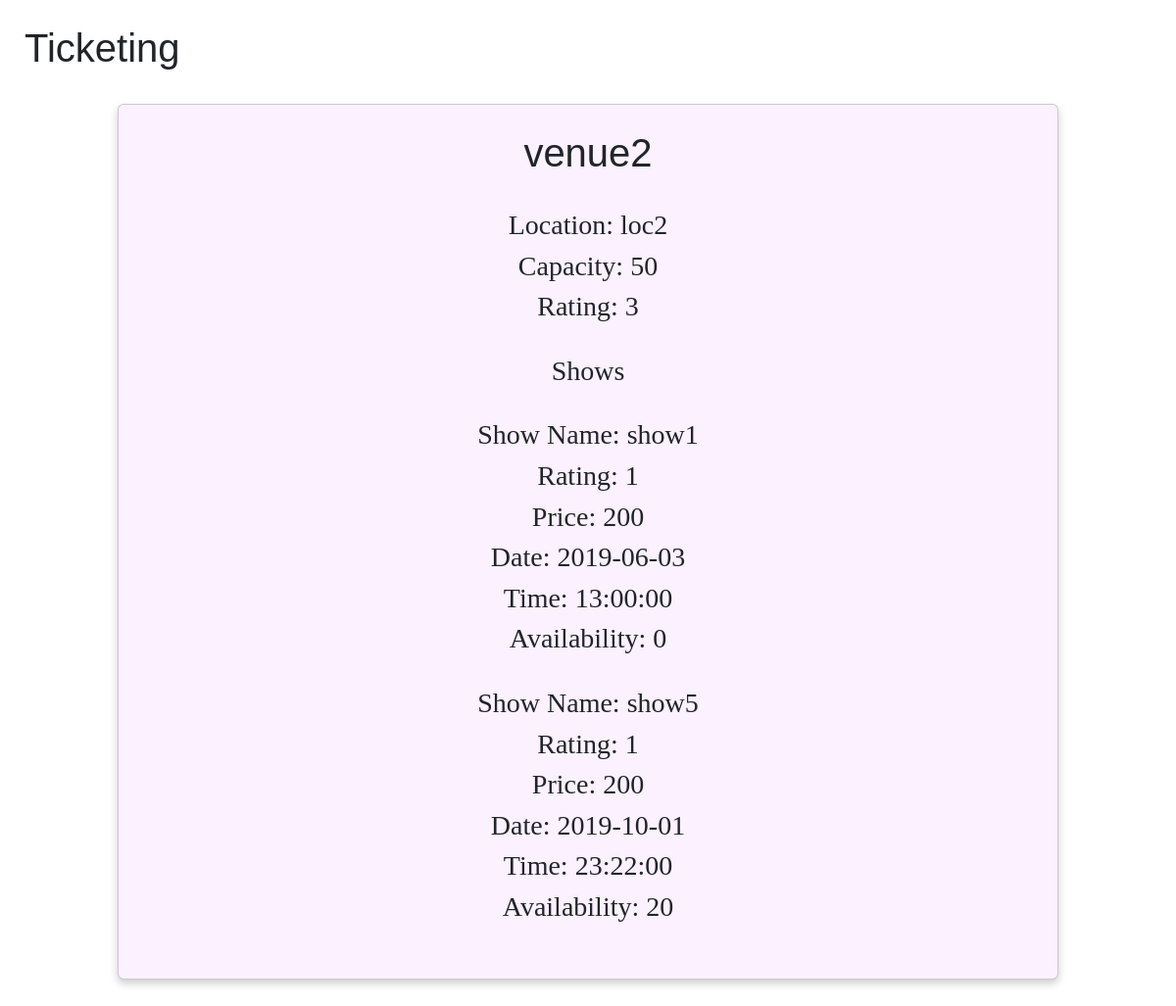
The page /venue/2 on the database its author committed.
### app.py (models this page shows)
class Venue(db.Model):
    _tablename_ = 'venue'
    venue_id = db.Column(db.Integer, primary_key=True, autoincrement=True)
    venue_name = db.Column(db.String, unique=True, nullable=False)
    location = db.Column(db.String)
    capacity = db.Column(db.Integer)
    rating = db.Column(db.Integer)
    ratingno = db.Column(db.Integer)

class Shows(db.Model):
    _tablename_ = 'shows'
    show_id = db.Column(db.Integer, primary_key=True, autoincrement=True)
    show_name = db.Column(db.String, unique=True, nullable=False)
    rating = db.Column(db.Integer)
    price = db.Column(db.Integer, nullable=False)
    date = db.Column(db.String)
    time = db.Column(db.String)
    availability=db.Column(db.Integer)
    venue_id = db.Column(db.Integer, db.ForeignKey('venue.venue_id'))
    ratingno = db.Column(db.Integer)

### app.py (the view)
@app.route('/venue/<venue_id>',methods=['GET'])
def venue(venue_id):
    venue_id=venue_id
    conn = sqlite3.connect("database.sqlite3")
    cur = conn.cursor()
    sql1="""select venue_name, location, capacity,rating from venue where venue_id=? """
    sql="""select shows.show_name, shows.rating, shows.price, shows.date, shows.time, shows.availability from venue left join shows on shows.venue_id=venue.venue_id where venue.venue_id=?"""
    cur.execute(sql1,(venue_id,))
    venue_info= cur.fetchall()
    cur.execute(sql,(venue_id,))
    venue = cur.fetchall()
    cur.close()
    return render_template('venue.html', venue=venue,venue_info=venue_info[0])

### templates/venue.html (shortened to what this page needs)
{% extends "base.html" %}
{% block body %}
<h1>Ticketing</h1>
<div class="card">
    <h1>{{venue_info[0]}}</h1>
    <h3>Location: {{venue_info[1]}}</h3>
    <h3>Capacity: {{venue_info[2]}}</h3>
    <h3>Rating: {{venue_info[3]}}</h3>
    <br>
    <h3>Shows</h3>
    <br>
    {% for show in venue%}
    <div>
        <h3>Show Name: {{show[0]}} </h3>
    </div>
    <div>
        <h3>Rating: {{show[1]}}</h3>
    </div>
    <div>
        <h3>Price: {{show[2]}} </h3>
    </div>
    <div>
        <h3>Date: {{show[3]}} </h3>
    </div>
    <div>
        <h3>Time: {{show[4]}}</h3>
    </div>
    <div>
        <h3>Availability: {{show[5]}} </h3>
    </div>
    <br>
    {% endfor %}
</div>
{% endblock%}

### static/style.css (style rules this page uses)
* { margin: 0px; padding: 0px; font-family: Cambria, Cochin, Georgia, Times, "Times New Roman", serif; box-sizing: border-box; }
body { font-size: 1rem; }
h1 { font-family: "Trebuchet MS", "Lucida Sans Unicode", "Lucida Grande", "Lucida Sans", Arial, sans-serif; padding: 25px; }
.card { box-shadow: 0 4px 8px 0 rgba(0, 0, 0, 0.2); background-color: #fbf1ff; width: 80%; margin: auto; text-align: center; font-family: arial; margin-bottom:5vh; padding: 3vh; padding-top: 0; }

### rows shown on the page
Venue: venue_name "venue2", location "loc2", capacity "50", rating "3"
Shows: show_name "show1", rating "1", price "200", date "2019-06-03", time "13:00:00", availability "0"
Shows: show_name "show5", rating "1", price "200", date "2019-10-01", time "23:22:00", availability "20"
